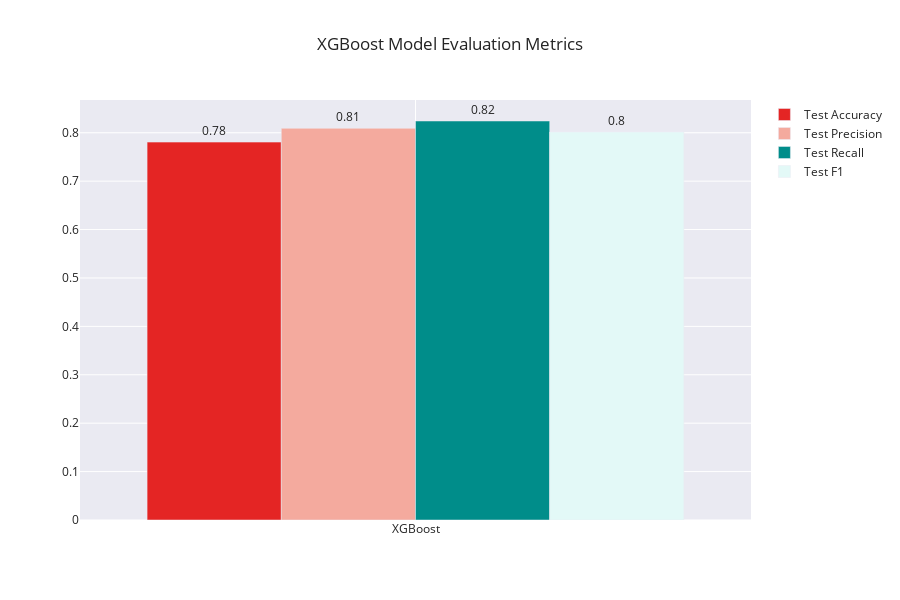

Notebook code for this chart:
### Code cell
fig = go.Figure(data=[
    go.Bar(name='Test Accuracy', x=xg_boost_scores.index, y=xg_boost_scores.test_accuracy, 
           text=round(xg_boost_scores.test_accuracy,2)),
    go.Bar(name='Test Precision', x=xg_boost_scores.index, y=xg_boost_scores.test_precision,
          text=round(xg_boost_scores.test_precision,2)),
    go.Bar(name='Test Recall', x=xg_boost_scores.index, y=xg_boost_scores.test_recall,
          text=round(xg_boost_scores.test_recall,2)),
    go.Bar(name='Test F1', x=xg_boost_scores.index, y=xg_boost_scores.test_f1,
          text=round(xg_boost_scores.test_f1,2))
])
# Change the bar mode
fig.update_traces(textposition='outside')
fig.update_layout(title='XGBoost Model Evaluation Metrics', colorway=['#e42524', '#f4aa9e', '#008d8a', '#e3f9f7'],
                 width=900, height=600)
fig.show()

### Figure 1 — Plotly figure (JSON) as saved in the notebook; plotly's stock layout.template omitted (floating-point values rounded to 4 significant figures)
{"data": [{"name": "Test Accuracy", "text": [0.78], "textposition": "outside", "type": "bar", "x": ["XGBoost"], "y": [0.7806]}, {"name": "Test Precision", "text": [0.81], "textposition": "outside", "type": "bar", "x": ["XGBoost"], "y": [0.8093]}, {"name": "Test Recall", "text": [0.82], "textposition": "outside", "type": "bar", "x": ["XGBoost"], "y": [0.8243]}, {"name": "Test F1", "text": [0.8], "textposition": "outside", "type": "bar", "x": ["XGBoost"], "y": [0.8014]}], "layout": {"colorway": ["#e42524", "#f4aa9e", "#008d8a", "#e3f9f7"], "height": 600, "title": {"text": "XGBoost Model Evaluation Metrics"}, "width": 900}}
